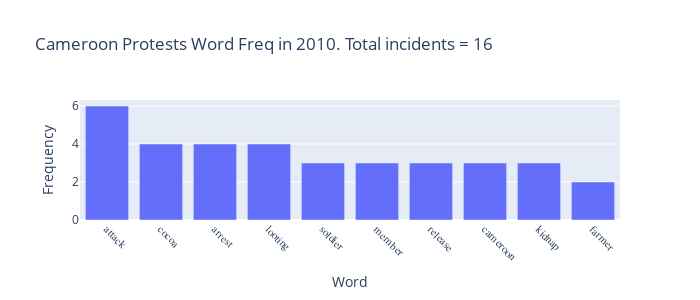
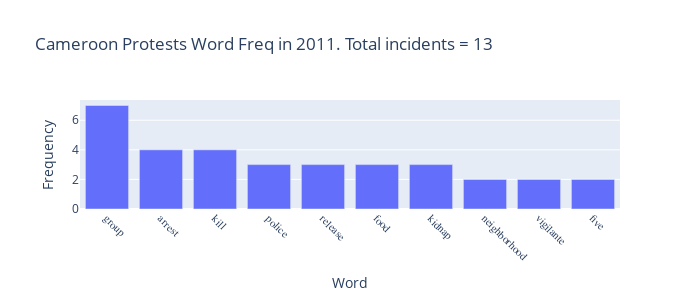
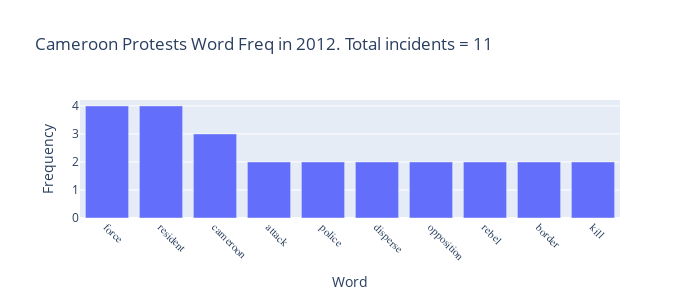
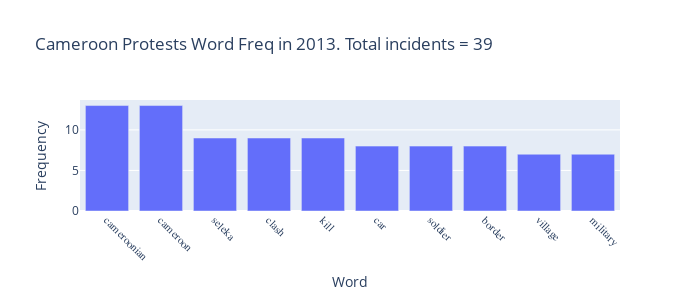

Here is the notebook cell these charts were saved with, in order:
### Markdown cell above
## Word Frequency by Year

Notice that "boko" and "haram" are the most common terms during 2014-2017 but by 2018 those are replaced by terms like "seperatist" and "ambazonian".

Also notice that the amount of conflict incidents in Cameroon jump significantly after 2017.

### Code cell
df = pd.read_csv(PATH+r'\ACLED_Jan012010_Jul202021_selected.csv',encoding='latin-1')
## filter Cameroon 
is_cam = df['country'] == 'Cameroon'

df_cam = df[is_cam]

#capture incident count by year
incident_count = []

year_list = [2010,2011,2012,2013,2014,2015,2016,2017,2018,2019,2020,2021]

for year in year_list:
    is_year = df_cam['year'] == year
    df_year = df_cam[is_year]
    tot_incidents = len(df_year)
    incident_count.append(tot_incidents)
    df_year = df_year.to_numpy()
    corpus = []
    for row in df_year:
        text = row[9]
        if type(text) == str:  #filter out 'float' type instances as will affect nlp process
            corpus.append(text)
    histogram = Counter()
    for text in corpus:
        parsed_text = nlp(text)
        for token in parsed_text:
                lemma = token.lemma_
                lemma = lemma.lower()
                if re.match('[a-zA-Z]+$', lemma):
                    histogram[lemma] += 1

    from operator import itemgetter
    sorted_lemma_count_pairs = sorted(histogram.items(),
                                      reverse=True,
                                      key=itemgetter(1))

    filtered_sorted_lemma_count_pairs = [(lemma, count)
                                         for lemma, count in sorted_lemma_count_pairs
                                         if lemma not in stop_words]

#     for lemma, count in filtered_sorted_lemma_count_pairs[:50]:
#         print(lemma, ":", count)
    
    lemmas = []
    counts = []

    for lemma, count in filtered_sorted_lemma_count_pairs[:10]:
        lemmas.append(lemma)
        counts.append(count)
        
    fig = px.bar(x=lemmas, y=counts,
                 labels=dict(x="Word", y="Frequency"),title = "Cameroon Protests Word Freq in %d. Total incidents = %d" % (year, tot_incidents),
                 width=700, height=300)
    fig.update_xaxes(tickfont=dict(family='Rockwell', size=11),tickangle=45)
    fig.show()

### Figure 1 — Plotly figure (JSON) as saved in the notebook; plotly's stock layout.template omitted (floating-point values rounded to 4 significant figures)
{"data": [{"alignmentgroup": "True", "hovertemplate": "Word=%{x}<br>Frequency=%{y}<extra></extra>", "legendgroup": "", "marker": {"color": "#636efa"}, "name": "", "offsetgroup": "", "orientation": "v", "showlegend": false, "textposition": "auto", "type": "bar", "x": ["attack", "cocoa", "arrest", "looting", "soldier", "member", "release", "cameroon", "kidnap", "farmer"], "xaxis": "x", "y": [6, 4, 4, 4, 3, 3, 3, 3, 3, 2], "yaxis": "y"}], "layout": {"barmode": "relative", "height": 300, "legend": {"tracegroupgap": 0}, "title": {"text": "Cameroon Protests Word Freq in 2010. Total incidents = 16"}, "width": 700, "xaxis": {"anchor": "y", "domain": [0, 1], "tickangle": 45, "tickfont": {"family": "Rockwell", "size": 11}, "title": {"text": "Word"}}, "yaxis": {"anchor": "x", "domain": [0, 1], "title": {"text": "Frequency"}}}}

### Figure 2 — Plotly figure (JSON) as saved in the notebook; plotly's stock layout.template omitted (floating-point values rounded to 4 significant figures)
{"data": [{"alignmentgroup": "True", "hovertemplate": "Word=%{x}<br>Frequency=%{y}<extra></extra>", "legendgroup": "", "marker": {"color": "#636efa"}, "name": "", "offsetgroup": "", "orientation": "v", "showlegend": false, "textposition": "auto", "type": "bar", "x": ["group", "arrest", "kill", "police", "release", "food", "kidnap", "neighborhood", "vigilante", "five"], "xaxis": "x", "y": [7, 4, 4, 3, 3, 3, 3, 2, 2, 2], "yaxis": "y"}], "layout": {"barmode": "relative", "height": 300, "legend": {"tracegroupgap": 0}, "title": {"text": "Cameroon Protests Word Freq in 2011. Total incidents = 13"}, "width": 700, "xaxis": {"anchor": "y", "domain": [0, 1], "tickangle": 45, "tickfont": {"family": "Rockwell", "size": 11}, "title": {"text": "Word"}}, "yaxis": {"anchor": "x", "domain": [0, 1], "title": {"text": "Frequency"}}}}

### Figure 3 — Plotly figure (JSON) as saved in the notebook; plotly's stock layout.template omitted (floating-point values rounded to 4 significant figures)
{"data": [{"alignmentgroup": "True", "hovertemplate": "Word=%{x}<br>Frequency=%{y}<extra></extra>", "legendgroup": "", "marker": {"color": "#636efa"}, "name": "", "offsetgroup": "", "orientation": "v", "showlegend": false, "textposition": "auto", "type": "bar", "x": ["force", "resident", "cameroon", "attack", "police", "disperse", "opposition", "rebel", "border", "kill"], "xaxis": "x", "y": [4, 4, 3, 2, 2, 2, 2, 2, 2, 2], "yaxis": "y"}], "layout": {"barmode": "relative", "height": 300, "legend": {"tracegroupgap": 0}, "title": {"text": "Cameroon Protests Word Freq in 2012. Total incidents = 11"}, "width": 700, "xaxis": {"anchor": "y", "domain": [0, 1], "tickangle": 45, "tickfont": {"family": "Rockwell", "size": 11}, "title": {"text": "Word"}}, "yaxis": {"anchor": "x", "domain": [0, 1], "title": {"text": "Frequency"}}}}

### Figure 4 — Plotly figure (JSON) as saved in the notebook; plotly's stock layout.template omitted (floating-point values rounded to 4 significant figures)
{"data": [{"alignmentgroup": "True", "hovertemplate": "Word=%{x}<br>Frequency=%{y}<extra></extra>", "legendgroup": "", "marker": {"color": "#636efa"}, "name": "", "offsetgroup": "", "orientation": "v", "showlegend": false, "textposition": "auto", "type": "bar", "x": ["cameroonian", "cameroon", "seleka", "clash", "kill", "car", "soldier", "border", "village", "military"], "xaxis": "x", "y": [13, 13, 9, 9, 9, 8, 8, 8, 7, 7], "yaxis": "y"}], "layout": {"barmode": "relative", "height": 300, "legend": {"tracegroupgap": 0}, "title": {"text": "Cameroon Protests Word Freq in 2013. Total incidents = 39"}, "width": 700, "xaxis": {"anchor": "y", "domain": [0, 1], "tickangle": 45, "tickfont": {"family": "Rockwell", "size": 11}, "title": {"text": "Word"}}, "yaxis": {"anchor": "x", "domain": [0, 1], "title": {"text": "Frequency"}}}}
